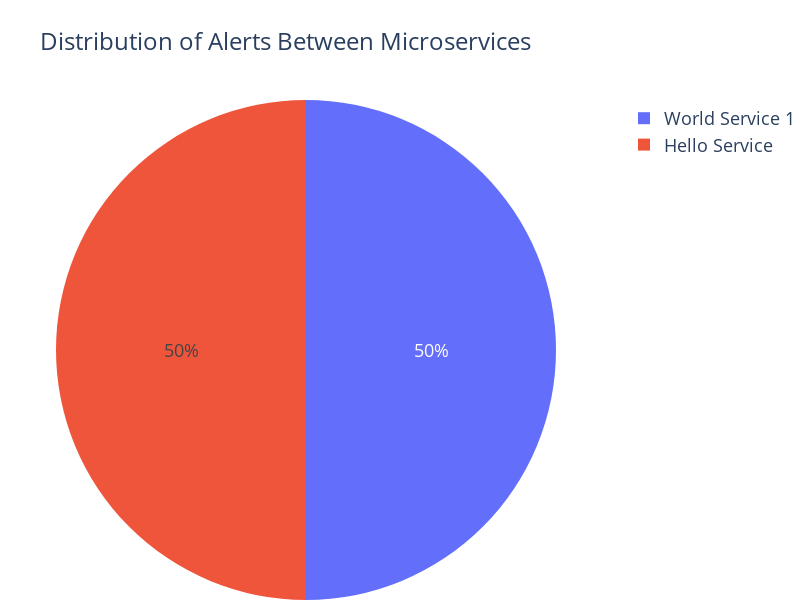

The notebook cell this image was saved under:
### Code cell
# Adjust layout
pie_chart.update_layout(
    title='Distribution of Alerts Between Microservices',
    title_font_size=24,
    width=800,
    height=600,
    margin=dict(t=100, b=0, l=0, r=0),
    font=dict(size=18)
)

### Figure 1 — Plotly figure (JSON) as saved in the notebook; plotly's stock layout.template omitted (floating-point values rounded to 4 significant figures)
{"data": [{"labels": ["World Service 1", "Hello Service"], "type": "pie", "values": [2, 2]}], "layout": {"font": {"size": 18}, "height": 600, "hiddenlabels": [], "margin": {"b": 0, "l": 0, "r": 0, "t": 100}, "title": {"font": {"size": 24}, "text": "Distribution of Alerts Between Microservices"}, "width": 800}}
